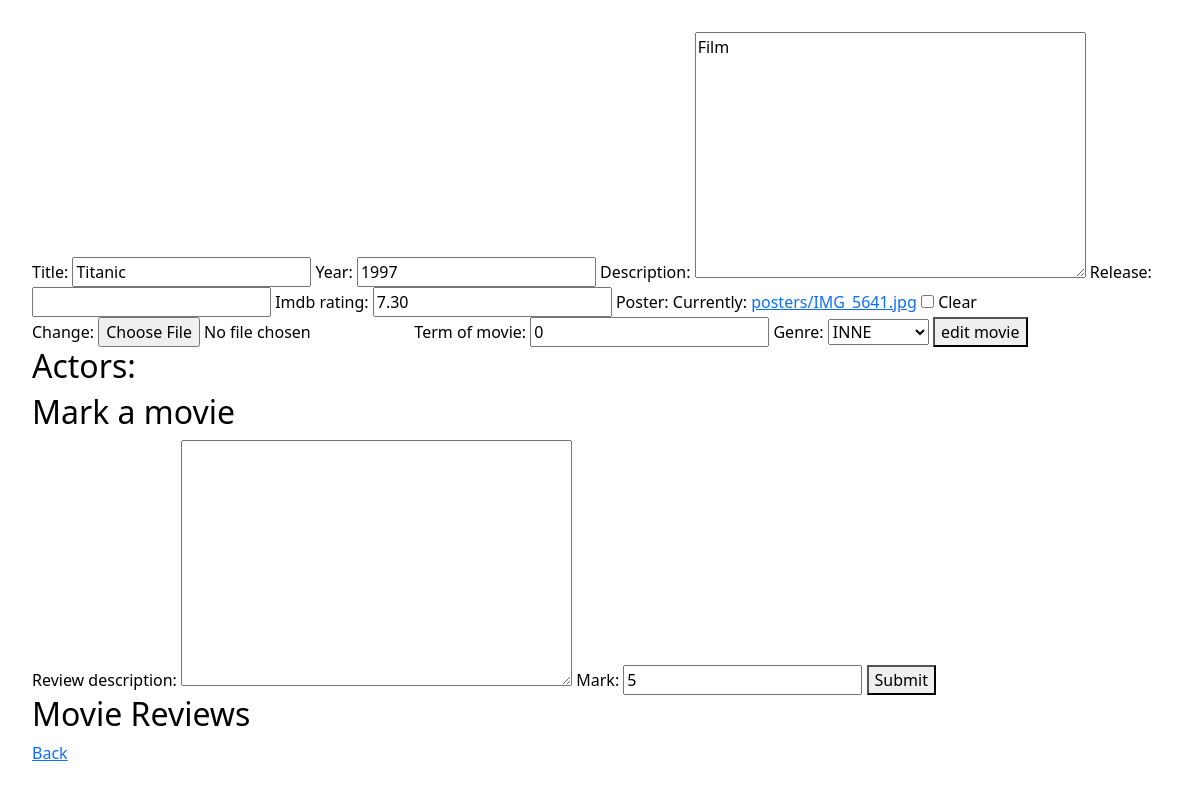
Page /movies_web/update/1/ (signed in) on the earlier database version.
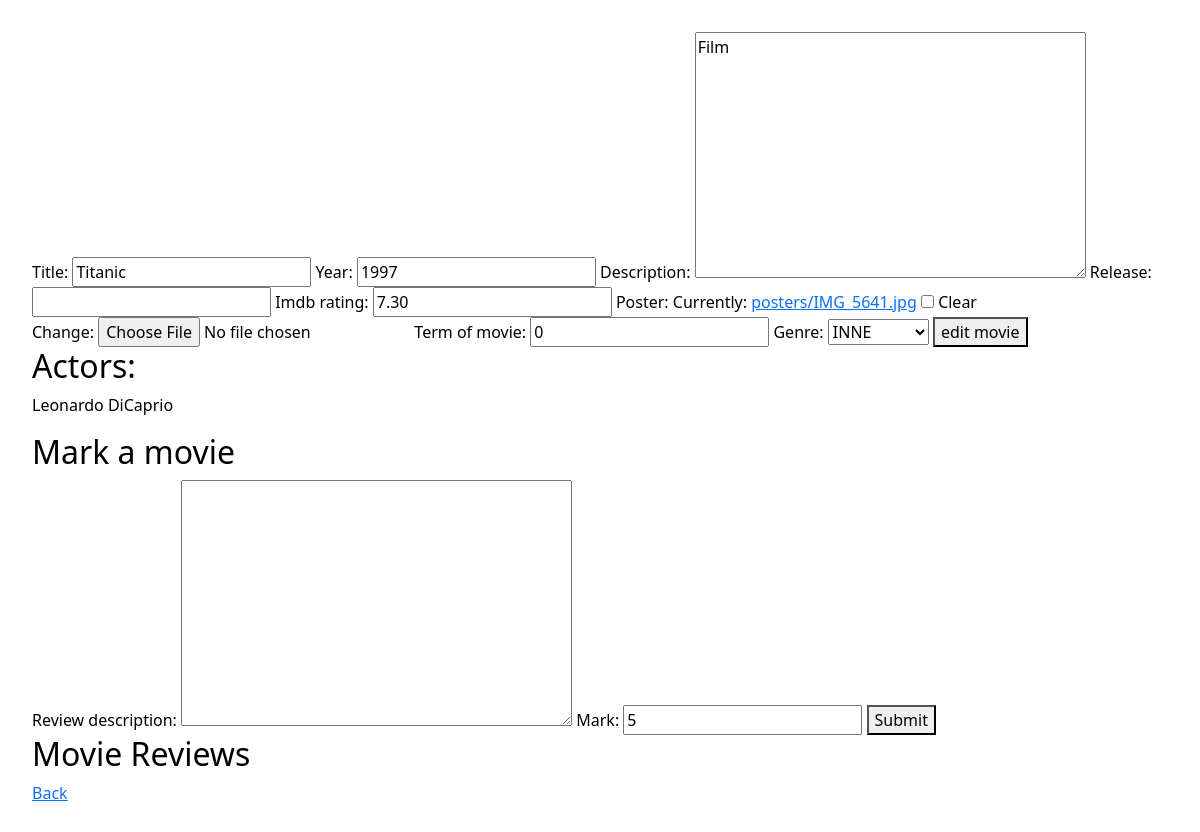
Same page on the later database version.
### movies_web/models.py (models this page shows)
class Actor(models.Model):
    firstname = models.CharField(max_length = 32, default = "John")
    lastname = models.CharField(max_length = 32, default = "Smith")
    movies = models.ManyToManyField(Movie, related_name= 'actors')

### movies_web/views.py (the view)
# urls.py: path('update/<int:id>/', update_movie, name = 'update_movie'),
@login_required
def update_movie(request, id):
    movie = get_object_or_404(Movie, pk = id) # od razu rozwiązuje nam problem 404 not found
    reviews = Review.objects.filter(movie = movie)
    actors = movie.actors.all()
    try:
        additional_info = MovieAdditionalInfo.object.get(movie = movie.id)
    except:
        additional_info = None
    movie_form = MovieForm(request.POST or None, request.FILES or None, instance = movie)
    additional_info_form = MovieAdditionalInfoForm(request.POST or None, instance = additional_info)
    review_form = ReviewForm(request.POST or None)
    if request.method == 'POST':
        if 'mark' in request.POST:
            review = review_form.save(commit = False)
            review.movie = movie
            review.save()
    if all((movie_form.is_valid(), additional_info_form.is_valid())):
        movie = movie_form.save(commit = False)
        additional_info = additional_info_form.save()
        movie.additional_info = additional_info
        movie.save()
        return redirect(all_movies)
    return render(request, 'movie_form.html', {'movie_form': movie_form, 'additional_info_form': additional_info_form,
                                               'reviews': reviews, 'review_form': review_form, 'actors' : actors,
                                               'is_new': False})

### movies_web/forms.py
class MovieForm(ModelForm):
    class Meta:
        model = Movie
        fields = ['title', 'year', 'description', 'release', 'imdb_rating', 'poster']

class MovieAdditionalInfoForm(ModelForm):
    class Meta:
        model = MovieAdditionalInfo
        fields = ['term_of_movie', 'genre']

### templates/movie_form.html (shortened to what this page needs)
{% extends 'main.html' %}
{% load bootstrap %}
{% block site %}
    <form method="post" enctype="multipart/form-data">
        {{ movie_form|bootstrap }}
        {{ additional_info_form|bootstrap }}
        {% if is_new %}
            <button type="submit">add movie</button>
        {% else %}
            <button type="submit">edit movie</button>
        {% endif %}
    </form>
    <h2>Actors: </h2>
    {% if not is_new %}
        {% for actor in actors %}
            <p>{{ actor.firstname }} {{ actor.lastname }}</p>
        {% endfor %}
    {% endif %}
    <h2>Mark a movie</h2>
    <form method="post" enctype="multipart/form-data">
        {{ review_form|bootstrap }}
        <button type="submit">Submit</button>
    </form>
    <h2>Movie Reviews</h2>
    <a href="{% url 'get_all_movies' %}">Back</a>
{% endblock %}

Differences in the rows shown:
added Actor: firstname "Leonardo", lastname "DiCaprio"
